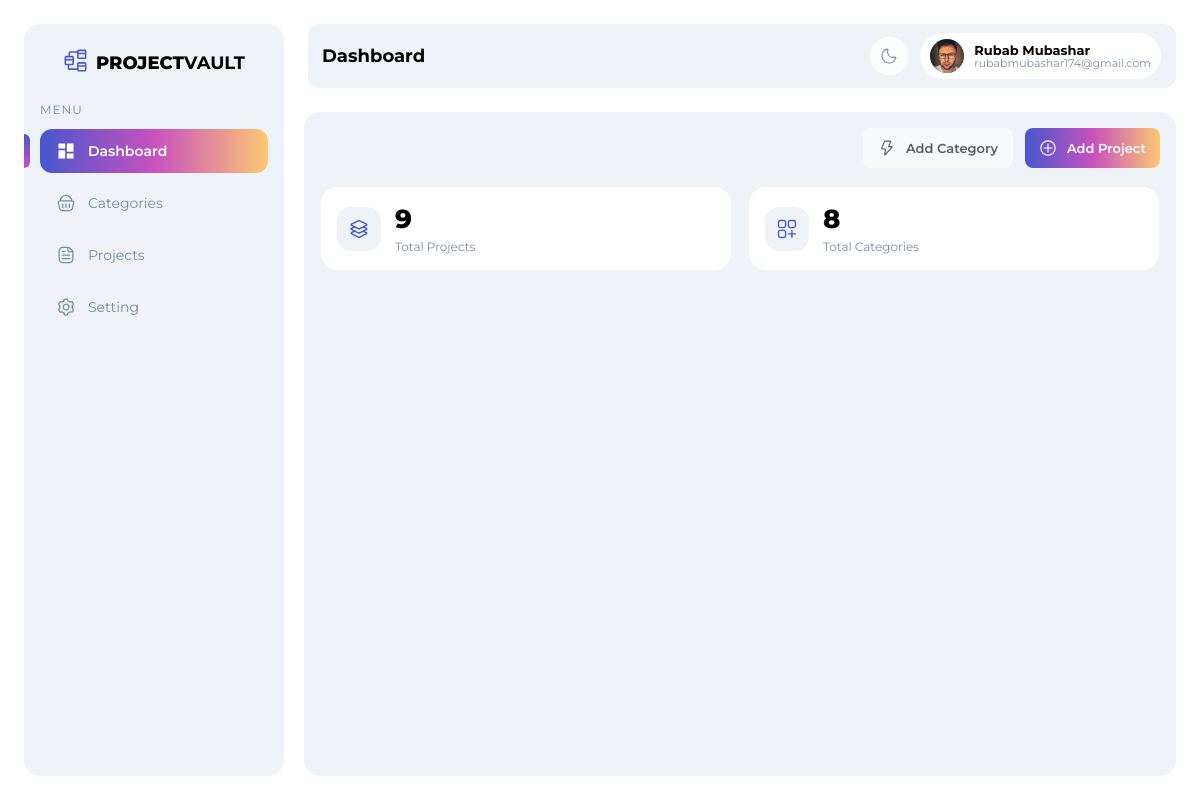
The page / on the database its author committed.
### tables this page shows
CREATE TABLE `settings` (
  `id` int(11) NOT NULL,
  `name` varchar(100) NOT NULL,
  `email` varchar(150) NOT NULL,
  `profession` varchar(150) NOT NULL,
  `avatar` varchar(255) DEFAULT NULL,
  `updated_at` timestamp NOT NULL DEFAULT current_timestamp() ON UPDATE current_timestamp()
);

### includes/profile-data.php (called while the page is built, shortened)
<?php
require_once __DIR__ . "/../config/db.php";
$sql = "SELECT * FROM settings WHERE id = 1 LIMIT 1";
$result = $conn->query($sql);
$settings = [
  "name" => "",
  "email" => "",
  "profession" => "",
  "avatar" => "assets/img/user.jpg"
];
if ($result && $result->num_rows > 0) {
  $settings = $result->fetch_assoc();
}
$name = htmlspecialchars($settings["name"]);
$email = htmlspecialchars($settings["email"]);
$avatar = htmlspecialchars($settings["avatar"]);

### assets/backend/dashboard/stats.php (called while the page is built)
<?php
require_once __DIR__ . "/../../../config/db.php";
$projectsResult = $conn->query("SELECT COUNT(*) AS total FROM projects");
$totalProjects = ($projectsResult)
    ? (int) $projectsResult->fetch_assoc()['total']
    : 0;
$categoriesResult = $conn->query("SELECT COUNT(*) AS total FROM categories");
$totalCategories = ($categoriesResult)
    ? (int) $categoriesResult->fetch_assoc()['total']
    : 0;

### index.php (the view, shortened to what this page needs)
<?php
$pageTitle = "Dashboard";
require_once 'includes/profile-data.php';
require_once 'assets/backend/categories/fetch.php';
require_once "assets/backend/dashboard/stats.php";
?>
<!DOCTYPE html>
<html lang="en">
<head>
    <link rel="stylesheet" href="assets/css/style.css">
</head>
<body>
    <aside class="sidebar">
        <div class="sidebar-head">
            <h1><span></span><strong>Project</strong> vault</h1>
            <p class="menu-label">MENU</p>
        </div>
        <nav class="sidebar-menu">
            <a href="index.php" class="menu-item active">
                <span class="active-indicator"></span>
                <svg xmlns="http://www.w3.org/2000/svg" width="512" height="512" viewBox="0 0 24 24">
                    <path fill="currentColor" d="M21 21h-8v-6h8v6Zm-10 0H3V11h8v10Zm10-8h-8V3h8v10ZM11 9H3V3h8v6Z" />
                </svg>
                <span>Dashboard</span>
            </a>
            <a href="categories.php" class="menu-item">
                <span>Categories</span>
            </a>
            <a href="projects.php" class="menu-item">
                <span>Projects</span>
            </a>
            <a href="setting.php" class="menu-item">
                <span>Setting</span>
            </a>
        </nav>
    </aside>
    <div class="main">
         <?php include 'includes/navbar.php'; ?>
        <section class="content">
            <div class="content-actions">
                <button class="btn btn-gray" type="button" data-open-category>
                    <span>Add Category</span>
                </button>
                <button class="btn btn-gradient" type="button">
                    <svg xmlns="http://www.w3.org/2000/svg" width="512" height="512" viewBox="0 0 24 24">
                        <path fill="none" stroke="currentColor" stroke-linecap="round" stroke-linejoin="round"
                            stroke-width="1.5"
                            d="M12 6.722v10.556M17.278 12H6.722M12 21.5a9.5 9.5 0 1 0 0-19a9.5 9.5 0 0 0 0 19" />
                    </svg>
                    <span>Add Project</span>
                </button>
            </div>
            <div class="stats-grid">
                <div class="stat-card">
                    <div class="stat-icon">
                    </div>
                    <div class="stat-text">
                        <h2><?php echo $totalProjects; ?></h2>
                        <p>Total Projects</p>
                    </div>
                </div>
                <div class="stat-card">
                    <div class="stat-icon">
                    </div>
                    <div class="stat-text">
                        <h2><?php echo $totalCategories; ?></h2>
                        <p>Total Categories</p>
                    </div>
                </div>
            </div>
        </section>
    </div>
</body>
</html>

### includes/navbar.php (shortened to what this page needs)
<header class="navbar">
    <h1 class="nav-title">
     <?php echo $pageTitle ?? 'Dashboard'; ?>
    </h1>
    <div class="nav-right">
        <button class="icon-btn" type="button" aria-label="Toggle theme">
        </button>
       <div class="user-chip">
         <img class="user-avatar" src="<?php echo $avatar; ?>" alt="User">
         <div class="user-text">
           <span class="user-name"><?php echo $name; ?></span>
           <span class="user-email"><?php echo $email; ?></span>
         </div>
        </div>
    </div>
</header>

### rows shown on the page
settings: avatar (picture), name "Rubab Mubashar", email "rubabmubashar174@gmail.com"

### other values the page prints
$pageTitle "Dashboard"
$totalProjects "9"
$totalCategories "8"
